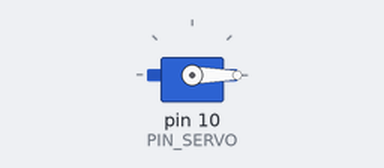
Bench run of a sketch on a simulated Arduino Uno, built with avr-gcc and run on an emulated ATmega328P. Parts: servo.

Above: at 0.05 s.
At 2.05 s:
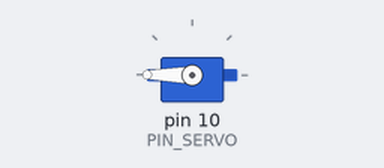
At 4.0 s:
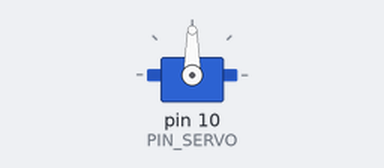
Timing chart, 0 to 5.2 s (numbered marks = the images above):
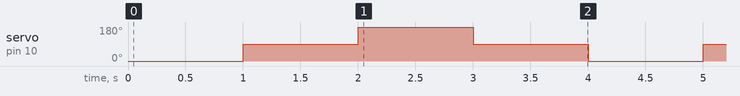

The sketch:

10_example_2.ino
```cpp
#include <Servo.h>
#define PIN_SERVO 10

Servo myservo;

void setup() {
  myservo.attach(PIN_SERVO);
  while(true){
    myservo.write(0);
    delay(1000);
    myservo.write(90);
    delay(1000);
    myservo.write(180);
    delay(1000);
    myservo.write(90);
    delay(1000);
  }
}

void loop() {
    // add code here.
}
```

Measured:
- by itself, servo on pin 10 (PIN_SERVO): repeats every 4.0 s: 180° 1.0 s, 90° 1.0 s, 0° 1.0 s, 90° 1.0 s
